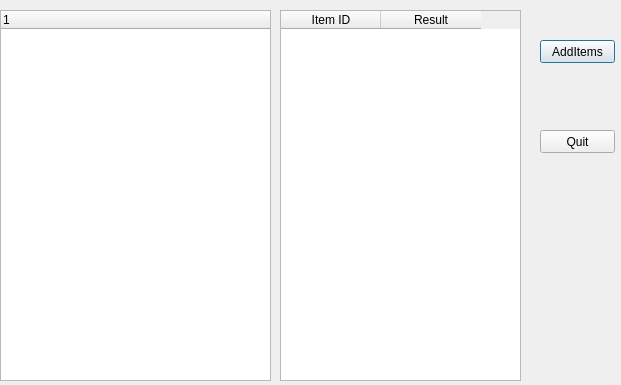
<?xml version="1.0" encoding="UTF-8"?>
<ui version="4.0">
 <class>dlgAddItems</class>
 <widget class="QDialog" name="dlgAddItems">
  <property name="geometry">
   <rect>
    <x>0</x>
    <y>0</y>
    <width>621</width>
    <height>385</height>
   </rect>
  </property>
  <property name="windowTitle">
   <string>dlgAddItems</string>
  </property>
  <widget class="QTreeWidget" name="treeGroups">
   <property name="geometry">
    <rect>
     <x>0</x>
     <y>10</y>
     <width>271</width>
     <height>371</height>
    </rect>
   </property>
   <column>
    <property name="text">
     <string notr="true">1</string>
    </property>
   </column>
  </widget>
  <widget class="QTableWidget" name="tableItems">
   <property name="geometry">
    <rect>
     <x>280</x>
     <y>10</y>
     <width>241</width>
     <height>371</height>
    </rect>
   </property>
   <property name="editTriggers">
    <set>QAbstractItemView::NoEditTriggers</set>
   </property>
   <property name="selectionMode">
    <enum>QAbstractItemView::ExtendedSelection</enum>
   </property>
   <property name="selectionBehavior">
    <enum>QAbstractItemView::SelectRows</enum>
   </property>
   <column>
    <property name="text">
     <string>Item ID</string>
    </property>
   </column>
   <column>
    <property name="text">
     <string>Result</string>
    </property>
   </column>
  </widget>
  <widget class="QPushButton" name="BtnAddItems">
   <property name="geometry">
    <rect>
     <x>540</x>
     <y>40</y>
     <width>75</width>
     <height>23</height>
    </rect>
   </property>
   <property name="text">
    <string>AddItems</string>
   </property>
  </widget>
  <widget class="QPushButton" name="btnExit">
   <property name="geometry">
    <rect>
     <x>540</x>
     <y>130</y>
     <width>75</width>
     <height>23</height>
    </rect>
   </property>
   <property name="text">
    <string>Quit</string>
   </property>
  </widget>
 </widget>
 <layoutdefault spacing="6" margin="11"/>
 <resources/>
 <connections>
  <connection>
   <sender>btnExit</sender>
   <signal>clicked()</signal>
   <receiver>dlgAddItems</receiver>
   <slot>accept()</slot>
   <hints>
    <hint type="sourcelabel">
     <x>647</x>
     <y>361</y>
    </hint>
    <hint type="destinationlabel">
     <x>364</x>
     <y>193</y>
    </hint>
   </hints>
  </connection>
 </connections>
</ui>
